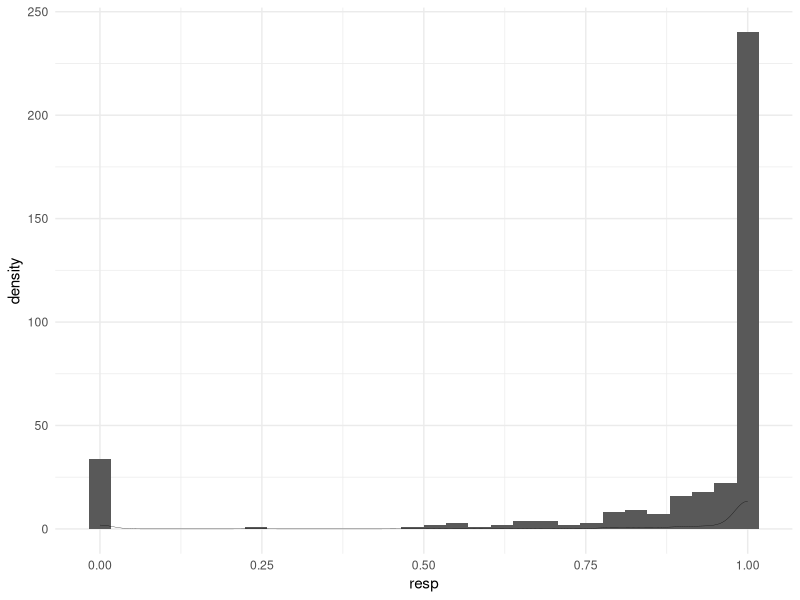

Write R code to recreate this figure. (Note: this script raises an error after producing the figure.)
require(MASS)
require(ggplot2)
################################################################################
# Data Generation

set.seed(9132022)

  N = 1000 # sample size

# True Item parameters for 10 hypothetical items

  ipar <- data.frame(gamma0 = rep(c(-2,-.9,-2.6,-.8,-3,-2.5,-2.9,-2.6,-1.8,2),5),
                     gamma1 = rep(c(0.5,1.9,1.6,1,-1,-0.5,.9,.6,.8,3),5),
                     beta   = rep(c(2.5,2.2,2.6,1.5,1.2,2.5,2.2,2.6,1.5,1.2),5),
                     alpha  = rep(c(0.9,0.9,0.7,0.6,1.2,0.9,0.9,0.7,0.6,0.7),5),
                     delta  = rep(c(0.5,0.4,0.5,0.7,0.7,0.5,0.4,0.7,0.5,0.4),5))

# Generate hypothetical Writing and speaking scores (standardized)

  r = 0.5 # correlation between writing and speaking scores
  
  Sigma <- matrix(c(1,r,r,1),2,2)
  
  ws <- mvrnorm(N,c(0,0),Sigma)
  
  w <- (ws[,1]-mean(ws[,1]))/sd(ws[,1])
  s <- (ws[,2]-mean(ws[,2]))/sd(ws[,2])

# Hypotheticalregression weights for writing and speaking scores

  b1 <- 0.3
  b2 <- 0.4

  # Standard deviation of errors, so the variance of true theta is equal to 1
  
  theta_sd <- sqrt(1-(b1^2 + b2^2 + 2*b1*b2*cor(w,s)))

# Generate the true person parameters, 
# based on the latent regression, 
  
  theta <- c()
  
  for(i in 1:N){
    theta[i] <- rnorm(1,b1*w[i]+b2*s[i],theta_sd)
  }
  
  mean(theta)  # should be close to 0
  sd(theta)    # should be close to 1

# Generate Item Response Data

d <- as.data.frame(matrix(nrow=N,nco=nrow(ipar)))

for(p in 1:N){
  for(i in 1:nrow(ipar)){
    
    q0 <- plogis(ipar$gamma0[i]-ipar$alpha[i]*theta[p])
    q1 <- plogis(ipar$gamma1[i]-ipar$alpha[i]*theta[p])
    
    p0 <- q0
    p1 <- 1-q1
    p2 <- q1-q0
    
    C=sample(0:2, 1, prob = c(p0,p1,p2))
    
    if(C==2){
      
      mu_  <- ipar$alpha[i]*theta[p]+ipar$beta[i]
      sig_ <- sqrt(ipar$delta[i]) 
      
      d[p,i] <- plogis(rnorm(1,mu_,sig_))
      
    } else {
      d[p,i] = C
    }
  }
}

# Remove 80% of data so each person responds only 10 items out of 50

for(i in 1:1000){
  tmp <- sample(1:50,20)
  d[i,-tmp] = NA
}

# Rehape it to Long format

d$id   <- 1:nrow(d)
d$w    <- w
d$s    <- s
d$true_theta <- theta

d_long <- reshape(data = d,
                  idvar = 'id',
                  varying = colnames(d)[1:nrow(ipar)],
                  v.names = 'resp',
                  timevar = 'item',
                  direction= 'long')

d_long <- na.omit(d_long)

i = 6

ggplot(d_long[d_long$item==i,], aes(x=resp)) + 
  geom_histogram() + 
  geom_density(linewidth=0.1) + 
  theme_minimal()


write.csv(d_long,'./data/sb_long.csv',row.names=FALSE)
write.csv(d,'./data/sb_wide.csv',row.names=FALSE)



